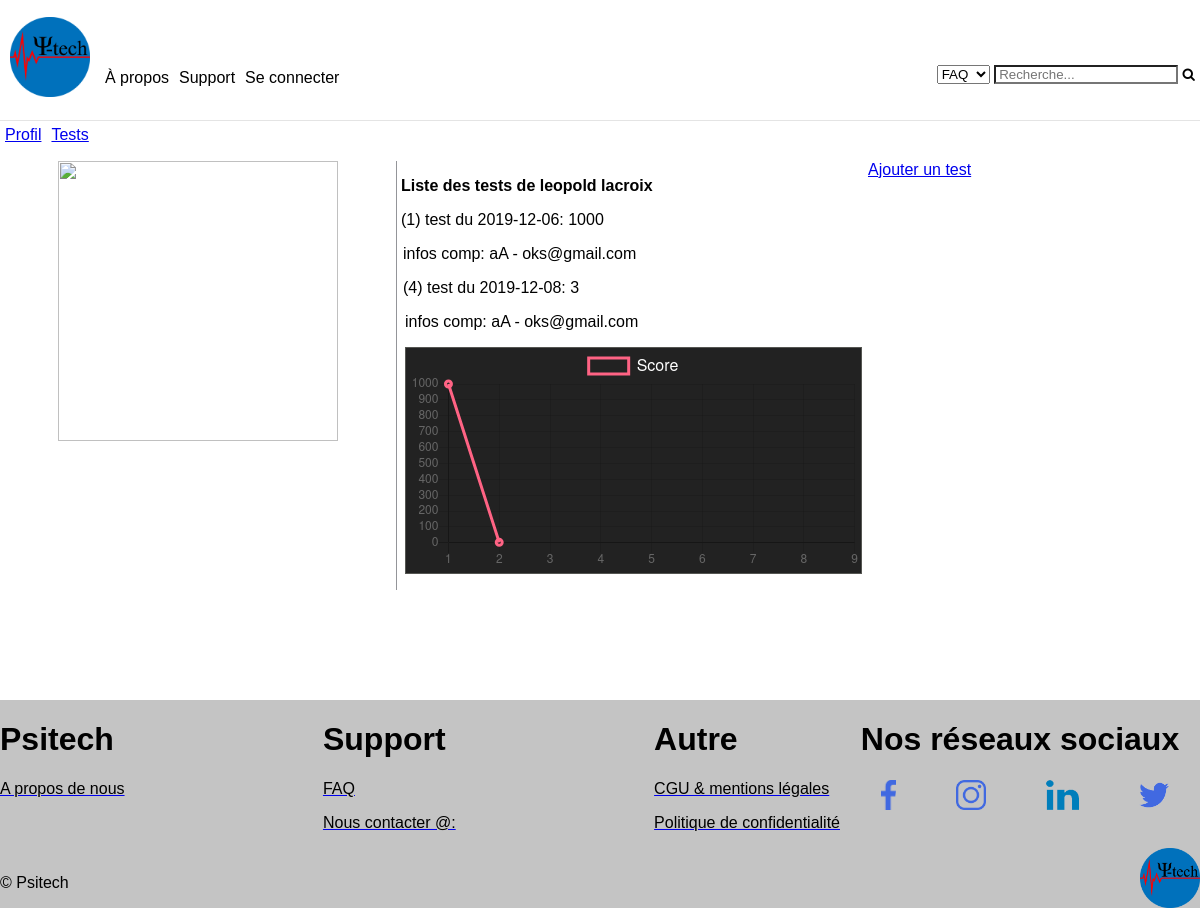
Screenshot of /tests.php?profileid=26 with the database file from the repository.
### tables this page shows
CREATE TABLE IF NOT EXISTS `compte` (
  `id` int(11) NOT NULL AUTO_INCREMENT,
  `mail` varchar(255) NOT NULL,
  `mdp` varchar(255) NOT NULL DEFAULT 'mdp',
  `birthday` date NOT NULL,
  `phone` int(11) NOT NULL,
  `nom` varchar(150) NOT NULL,
  `prenom` varchar(150) NOT NULL,
  `genre` int(1) NOT NULL,
  `pays` text NOT NULL,
  `ville` text NOT NULL,
  `ZIP` int(11) NOT NULL,
  `adresse` text NOT NULL,
  `adresse2` text NOT NULL,
  `typeUtilisateur` int(14) NOT NULL DEFAULT '2',
  `imageProfile` text NOT NULL,
  PRIMARY KEY (`id`),
  UNIQUE KEY `mail` (`mail`)
);

CREATE TABLE IF NOT EXISTS `tests` (
  `id_test` int(11) NOT NULL AUTO_INCREMENT,
  `id_examinateur` int(11) NOT NULL,
  `id_examine` int(11) NOT NULL,
  `date` date NOT NULL,
  `resultat` int(11) NOT NULL,
  `score` int(11) NOT NULL,
  PRIMARY KEY (`id_test`)
);

### graph.php (the view, shortened to what this page needs)
<?php
	try
	{
		$bdd = new PDO('mysql:host=localhost;dbname=app;charset=utf8', 'root', '',array(PDO::ATTR_ERRMODE => PDO::ERRMODE_EXCEPTION));
	}
	catch(Exception $e)
	{
		die('erreur:'.$e -> getMessage());
	}
	if (isset($_GET['profileid'])) {
		$currentid = htmlspecialchars($_GET['profileid']);
	}else {
				header("Location:graph.php?profileid=".urlencode($_SESSION['id']));
			}
	$data1 = '';
	$req = $bdd -> prepare("SELECT * FROM tests INNER JOIN compte ON compte.id = tests.id_examine WHERE id_examine = :id_examine OR id_examinateur = :id_examinateur");
	$req -> execute(array('id_examine' => $currentid,'id_examinateur' => $currentid));
	while ($test = $req->fetch()) {
		$data1 = $data1 . '"'. $test['score'].'",';
			echo "<p>(".$test['id_test'].") test du ".$test['date'].": ".$test['score']."</p>";
			echo "<legend><p>infos comp: ".$test['nom']." - ".$test['mail']."<p></legend>";
	}
	$data1 = trim($data1,",");
?>
<!DOCTYPE html>
<html>
	<head>
	</head>
	<body>
			<canvas id="chart" style="width: 150%; height: 100%; background: #222; border: 1px solid #555652; margin-top: 10px;"></canvas>
			<script>
				var ctx = document.getElementById("chart").getContext('2d');
    			var myChart = new Chart(ctx, {
        		type: 'line',
		        data: {
		            labels: [1,2,3,4,5,6,7,8,9],
		            datasets:
		            [{
		                label: 'Score',
		                data: [<?php echo $data1; ?>],
		                backgroundColor: 'transparent',
		                borderColor:'rgba(255,99,132)',
		                borderWidth: 3
		            },]
		        },
		        options: {
		            scales: {scales:{yAxes: [{beginAtZero: false}], xAxes: [{autoskip: true, maxTicketsLimit: 20}]}},
		            tooltips:{mode: 'index'},
		            legend:{display: true, position: 'top', labels: {fontColor: 'rgb(255,255,255)', fontSize: 16}}
		        }
		    });
			</script>
	</body>
</html>

### tests.php (shortened to what this page needs)
<!DOCTYPE html>
<html>
	<head>
		<link rel="stylesheet" href="CSS/profil.css">
	</head>
	<body>
		<div id="container">
			<?php include("header.php");
			try
			{
				$bdd = new PDO('mysql:host=localhost;dbname=app;charset=utf8', 'root', '',array(PDO::ATTR_ERRMODE => PDO::ERRMODE_EXCEPTION));
			}
			catch(Exception $e)
			{
				die('erreur:'.$e -> getMessage());
			}
			if (isset($_GET['profileid'])) {
				$currentid = htmlspecialchars($_GET['profileid']);
			} else {
				header("Location:tests.php?profileid=".urlencode($_SESSION['id']));
			}
			?>
			<div class="affichage">
				<div class="menuProfil1">
					<a href="profil.php?profileid=<?php echo $currentid ?>">Profil</a>
					<a href="tests.php?profileid=<?php echo $currentid ?>">Tests</a>
				</div>
				<div class="infos">
					<div class="col-2-2">
						<?php
						$req = $bdd -> query("SELECT 	imageProfile FROM compte WHERE id='$currentid'");
						$req -> execute(array('id' => $_SESSION['id']));
						$profil = $req->fetch();
							if($profil['imageProfile']==''){
								echo "<img width='280' height='280' src='imageProfile/Emptyprofile.png'>";
							}
							else{
								echo "<img width='280' height='280' src='imageProfile/".$profil['imageProfile']."' alt='Profile Pic'>";
							}
						?>
					</div>
					<div class="liste_tests">
						<?php
						if ($currentid == $_SESSION['id']){ ?>
							<legend><p><b>Mes tests</b><p></legend>
													<div>
						<?php include("graph.php"); ?>
					</div>
	<?php			} else {
							$req = $bdd->prepare("SELECT * FROM compte WHERE id = :id");
							$req -> execute(array("id" => $currentid));
							$utilisateur = $req -> fetch();
							if ($req->rowCount() > 0) { ?>
								<legend><p><b>Liste des tests de <?php echo $utilisateur['prenom'].' '.$utilisateur['nom']?></b><p></legend>
									<?php include("graph.php"); ?>
								</div>
								<?php if ($_SESSION['typeUtilisateur']<2) { ?>
									<div>
										<a href="ajoutTest.php">Ajouter un test</a>
								    </div>
								<?php } ?>
<?php 				} else {  ?>
								<div class="infos">
								</div>
<?php						}
		}
						?>
</div>
					</div>
		</div>
		<?php include("footer.php"); ?>
	</body>
</html>

### CSS/profil.css (style rules this page uses)
body { height: 100%; width: 100%; margin: 0; padding: 0; font-family: Arial; }
.affichage { display: flex; justify-content: space-between; flex-direction: column; flex-wrap: wrap; margin-bottom: 1%; }
.menuProfil1 { display: flex; flex-direction: row; margin-bottom: 1%; }
.menuProfil1 a { margin: 5px; }
.infos { display: flex; flex: 1; }
.infos p { margin-left: 2px; }
.col-1-2, .col-2-2 { width: 33%; display: inline-block; text-align: center; border-right: 1px solid #949599; }

### CSS/header.css (style rules this page uses)
.menubtn a, .contenuMenu a, { color: white; text-decoration: none; }

### rows the page displays
compte: prenom "leopold", nom "lacroix"
tests: id_test "1", date "2019-12-06", score "1000", compte.nom "aA", compte.mail "oks@gmail.com"
tests: id_test "4", date "2019-12-08", score "3", compte.nom "aA", compte.mail "oks@gmail.com"

### other values shown
chart data {{ $data1 }} "1000","3"
